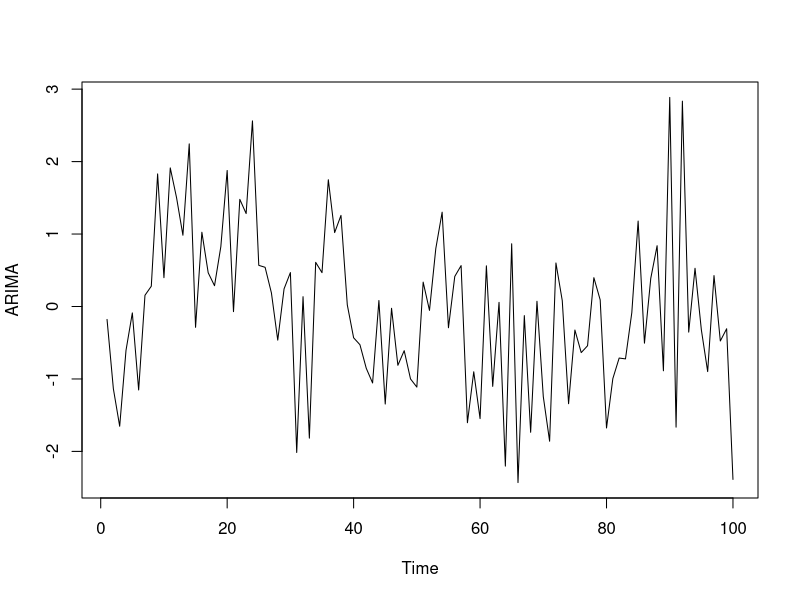
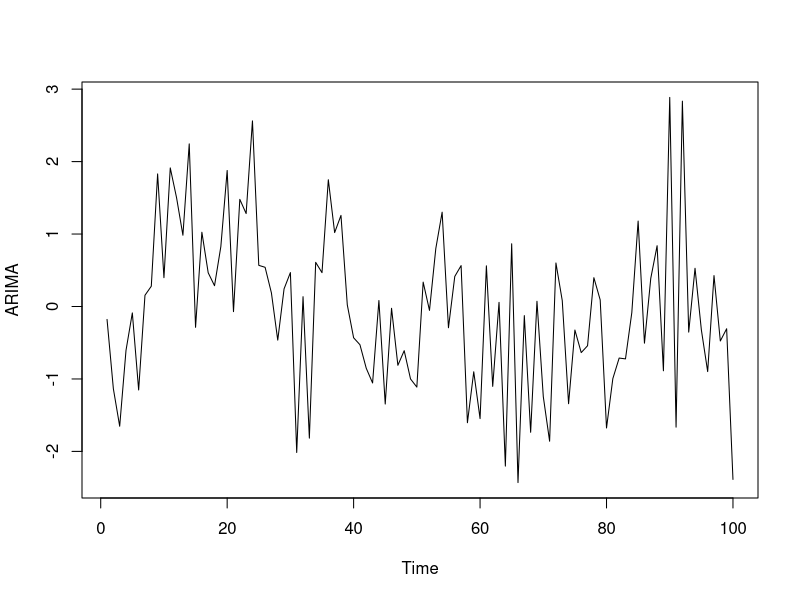

These figures' R source, in order:
#' ---
#' title: "Time Series - objeto ts()"
#' author: "Bruno Tebaldi de Queiroz Barbosa"
#' date: "2023-02-04"
#' output: html_document
#' ---


# Setup -------------------------------------------------------------------
library(tidyverse)
library(readxl)

rm(list = ls())

# ARIMA -------------------------------------------------------------------

ARIMA <- arima.sim(n = 100, model = list(order = c(2,0,0), ar = c(0.1, 0.5)))
is.ts(ARIMA)
ts.plot(ARIMA)
ts.plot(ARIMA)

forecast::auto.arima(ARIMA, stepwise = FALSE, trace = TRUE)

forecast::Arima(ARIMA, order = c(2,0,0))
# Series: ARIMA 
# ARIMA(2,0,0) with non-zero mean 
# 
# Coefficients:
#   ar1     ar2    mean
# -0.1842  0.3214  0.1226
# s.e.   0.0968  0.0968  0.1046
# 
# sigma^2 = 0.8463:  log likelihood = -132.17
# AIC=272.34   AICc=272.77   BIC=282.76
